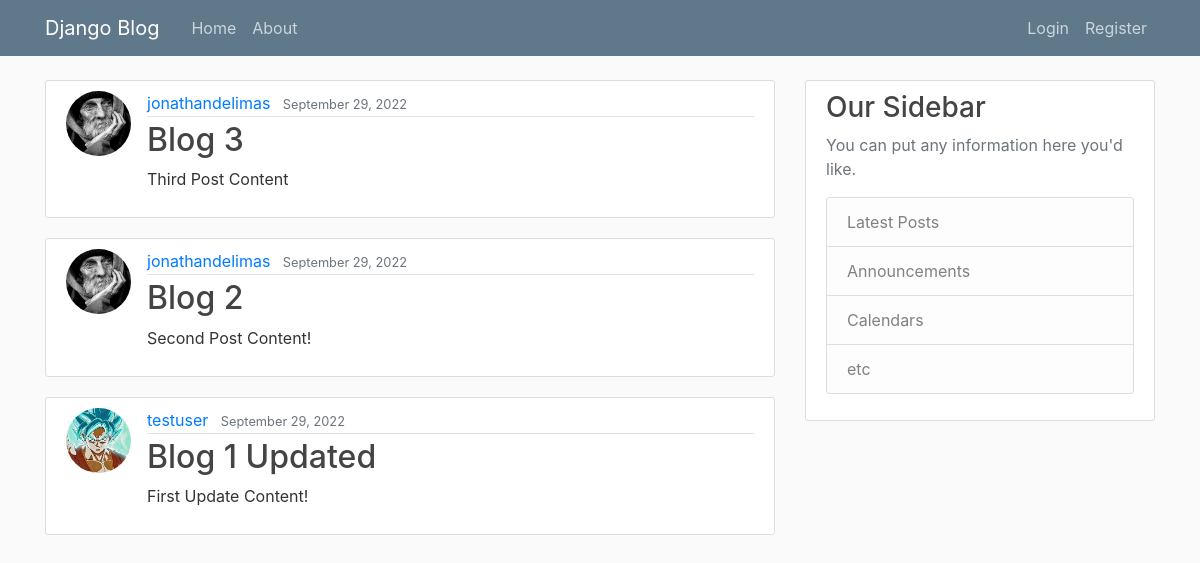
The app's page /, older data.
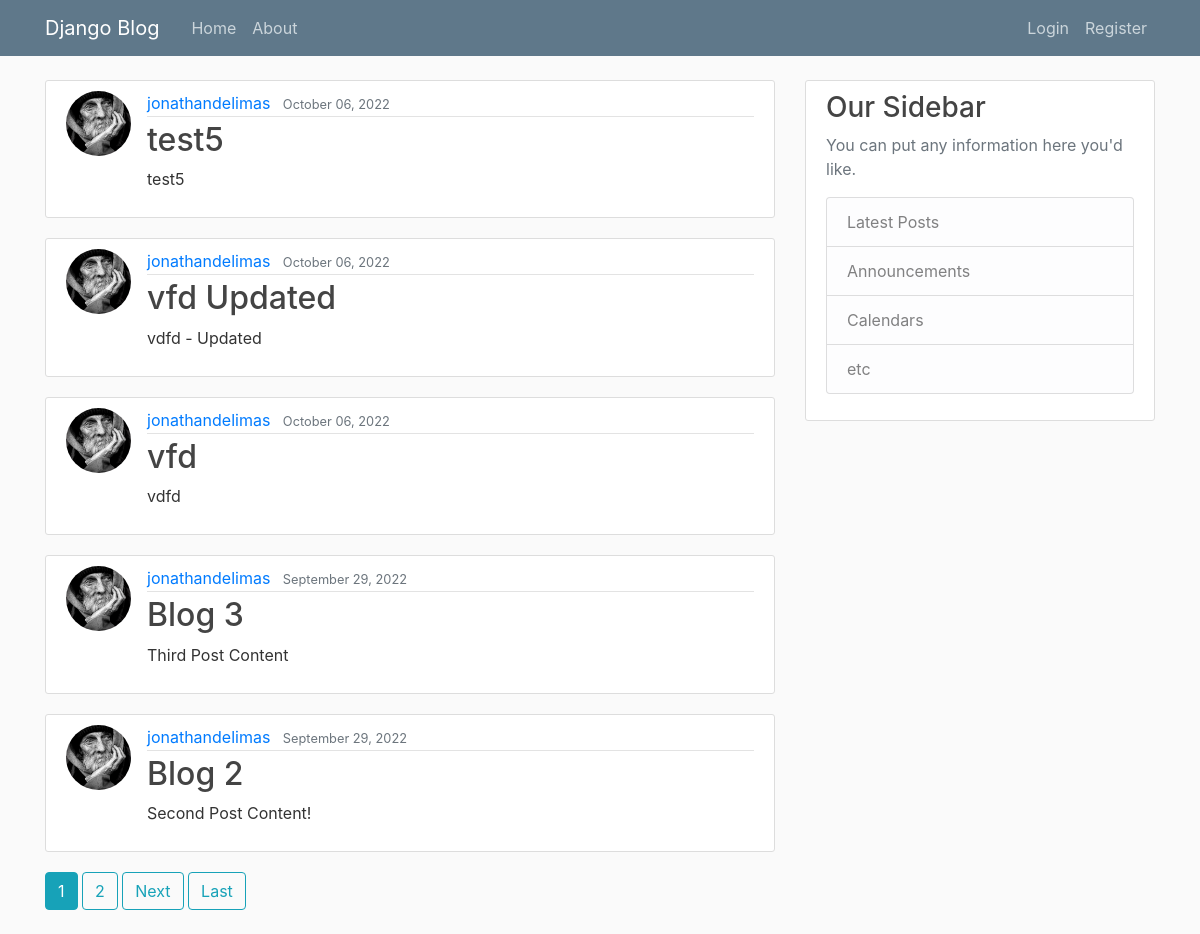
The same page, newer data.
### blog/models.py (models this page shows, shortened)
class Post(models.Model):
    title = models.CharField(max_length=100)
    content = models.TextField()
    date_posted = models.DateTimeField(default=timezone.now)
    author = models.ForeignKey(User, on_delete=models.CASCADE)

### users/models.py (models this page shows, shortened)
class Profile(models.Model):
    user = models.OneToOneField(User, on_delete=models.CASCADE)
    image = models.ImageField(default='defalt.jpg', upload_to='profile_pics')

### blog/views.py (the view)
# urls.py: path("", PostListView.as_view(), name='blog-home'),
class PostListView(ListView):
    model = Post
    template_name = 'blog/home.html'    #<app>/<model>_<viewtype>.html
    context_object_name= 'posts'
    ordering = ['-date_posted']
    paginate_by = 5

### blog/templates/blog/home.html (shortened to what this page needs)
{% extends "blog/base.html" %}
{%block content%}
    {% for post in posts %}
        <article class="media content-section">
            <img class="rounded-circle article-img" src="{{post.author.profile.image.url}}">
            <div class="media-body">
            <div class="article-metadata">
                <a class="mr-2" href="#">{{ post.author }}</a>
                <small class="text-muted">{{ post.date_posted|date:"F d, Y" }}</small>
            </div>
            <h2><a class="article-title" href="{% url 'post-detail' post.id %}">{{ post.title }}</a></h2>
            <p class="article-content">{{ post.content }}</p>
            </div>
        </article>
    {% endfor %}
    {% if is_paginated %}
    {% for num in page_obj.paginator.page_range %}
      {% if page_obj.number == num %}
        <a class="btn btn-info mb-4" href="?page={{ num }}">{{ num }}</a>
      {% elif num > page_obj.number|add:'-3' and num < page_obj.number|add:'3' %}
        <a class="btn btn-outline-info mb-4" href="?page={{ num }}">{{ num }}</a>
      {% endif %}
    {% endfor %}
    {% if page_obj.has_next %}
      <a class="btn btn-outline-info mb-4" href="?page={{ page_obj.next_page_number }}">Next</a>
      <a class="btn btn-outline-info mb-4" href="?page={{ page_obj.paginator.num_pages }}">Last</a>
    {% endif %}
  {% endif %}
{%endblock content%}

Row changes from the older to the newer data that the page shows:
no longer on this page (row unchanged): Post: author.profile.image (picture), author "testuser", date_posted "September 29, 2022", title "Blog 1 Updated", content "First Update Content!"
added Post: author.profile.image (picture), author "jonathandelimas", date_posted "October 06, 2022", title "test5", content "test5"
added Post: author.profile.image (picture), author "jonathandelimas", date_posted "October 06, 2022", title "vfd Updated", content "vdfd - Updated"
added Post: author.profile.image (picture), author "jonathandelimas", date_posted "October 06, 2022", title "vfd", content "vdfd"
Text that changed along with them:
new list line: "1"
new list line: "2"
text now shown: "Next Last"
